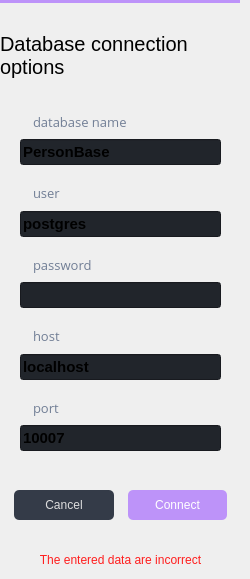
                        <widget class="QWidget" name="frame_settings_db">
                         <widget class="QLabel" name="label_11">
                          <property name="geometry">
                           <rect>
                            <x>0</x>
                            <y>10</y>
                            <width>241</width>
                            <height>91</height>
                           </rect>
                          </property>
                          <property name="styleSheet">
                           <string notr="true">font-size: 20px;
</string>
                          </property>
                          <property name="text">
                           <string>Database connection options</string>
                          </property>
                          <property name="scaledContents">
                           <bool>false</bool>
                          </property>
                          <property name="wordWrap">
                           <bool>true</bool>
                          </property>
                          <property name="margin">
                           <number>14</number>
                          </property>
                          <property name="openExternalLinks">
                           <bool>false</bool>
                          </property>
                         </widget>
                         <widget class="QFrame" name="themeSettingsTopDetail_2">
                          <property name="geometry">
                           <rect>
                            <x>0</x>
                            <y>0</y>
                            <width>240</width>
                            <height>3</height>
                           </rect>
                          </property>
                          <property name="maximumSize">
                           <size>
                            <width>16777215</width>
                            <height>3</height>
                           </size>
                          </property>
                          <property name="styleSheet">
                           <string notr="true">background-color: rgb(189, 147, 249);</string>
                          </property>
                          <property name="frameShape">
                           <enum>QFrame::NoFrame</enum>
                          </property>
                          <property name="frameShadow">
                           <enum>QFrame::Raised</enum>
                          </property>
                         </widget>
                         <widget class="QWidget" name="layoutWidget">
                          <property name="geometry">
                           <rect>
                            <x>0</x>
                            <y>100</y>
                            <width>241</width>
                            <height>351</height>
                           </rect>
                          </property>
                          <property name="styleSheet">
                           <string notr="true"/>
                          </property>
                          <layout class="QVBoxLayout" name="verticalLayout_24">
                           <property name="leftMargin">
                            <number>20</number>
                           </property>
                           <property name="rightMargin">
                            <number>20</number>
                           </property>
                           <item>
                            <widget class="QLabel" name="label">
                             <property name="font">
                              <font>
                               <family>Open Sans</family>
                               <pointsize>10</pointsize>
                               <weight>50</weight>
                               <italic>false</italic>
                               <bold>false</bold>
                              </font>
                             </property>
                             <property name="styleSheet">
                              <string notr="true">color: rgb(113, 126, 149);
padding-top: 10px;
padding-left: 10px;</string>
                             </property>
                             <property name="text">
                              <string>database name</string>
                             </property>
                            </widget>
                           </item>
                           <item>
                            <widget class="QLineEdit" name="adb_name">
                             <property name="styleSheet">
                              <string notr="true">background-color: rgb(33, 37, 43);
font-weight: bold;
font-size: 15px;
font: 75 12pt &quot;Open Sans&quot;;</string>
                             </property>
                             <property name="text">
                              <string>PersonBase</string>
                             </property>
                            </widget>
                           </item>
                           <item>
                            <widget class="QLabel" name="label_2">
                             <property name="font">
                              <font>
                               <family>Open Sans</family>
                               <pointsize>10</pointsize>
                               <weight>50</weight>
                               <italic>false</italic>
                               <bold>false</bold>
                              </font>
                             </property>
                             <property name="styleSheet">
                              <string notr="true">color: rgb(113, 126, 149);
padding-top: 10px;
padding-left: 10px;</string>
                             </property>
                             <property name="text">
                              <string>user</string>
                             </property>
                            </widget>
                           </item>
                           <item>
                            <widget class="QLineEdit" name="adb_user">
                             <property name="styleSheet">
                              <string notr="true">background-color: rgb(33, 37, 43);
font-weight: bold;
font-size: 15px;
font: 75 12pt &quot;Open Sans&quot;;</string>
                             </property>
                             <property name="text">
                              <string>postgres</string>
                             </property>
                            </widget>
                           </item>
                           <item>
                            <widget class="QLabel" name="label_5">
                             <property name="font">
                              <font>
                               <family>Open Sans</family>
                               <pointsize>10</pointsize>
                               <weight>50</weight>
                               <italic>false</italic>
                               <bold>false</bold>
                              </font>
                             </property>
                             <property name="styleSheet">
                              <string notr="true">color: rgb(113, 126, 149);
padding-top: 10px;
padding-left: 10px;</string>
                             </property>
                             <property name="text">
                              <string>password</string>
                             </property>
                            </widget>
                           </item>
                           <item>
                            <widget class="QLineEdit" name="adb_password">
                             <property name="styleSheet">
                              <string notr="true">background-color: rgb(33, 37, 43);
font-weight: bold;
font-size: 15px;
font: 75 12pt &quot;Open Sans&quot;;</string>
                             </property>
                             <property name="echoMode">
                              <enum>QLineEdit::Password</enum>
                             </property>
                            </widget>
                           </item>
                           <item>
                            <widget class="QLabel" name="label_8">
                             <property name="font">
                              <font>
                               <family>Open Sans</family>
                               <pointsize>10</pointsize>
                               <weight>50</weight>
                               <italic>false</italic>
                               <bold>false</bold>
                              </font>
                             </property>
                             <property name="styleSheet">
                              <string notr="true">color: rgb(113, 126, 149);
padding-top: 10px;
padding-left: 10px;</string>
                             </property>
                             <property name="text">
                              <string>host</string>
                             </property>
                            </widget>
                           </item>
                           <item>
                            <widget class="QLineEdit" name="adb_host">
                             <property name="styleSheet">
                              <string notr="true">background-color: rgb(33, 37, 43);
font-weight: bold;
font-size: 15px;
font: 75 12pt &quot;Open Sans&quot;;</string>
                             </property>
                             <property name="text">
                              <string>localhost</string>
                             </property>
                            </widget>
                           </item>
                           <item>
                            <widget class="QLabel" name="label_10">
                             <property name="font">
                              <font>
                               <family>Open Sans</family>
                               <pointsize>10</pointsize>
                               <weight>50</weight>
                               <italic>false</italic>
                               <bold>false</bold>
                              </font>
                             </property>
                             <property name="styleSheet">
                              <string notr="true">color: rgb(113, 126, 149);
padding-top: 10px;
padding-left: 10px;</string>
                             </property>
                             <property name="text">
                              <string>port</string>
                             </property>
                            </widget>
                           </item>
                           <item>
                            <widget class="QLineEdit" name="adb_port">
                             <property name="styleSheet">
                              <string notr="true">background-color: rgb(33, 37, 43);
font-weight: bold;
font-size: 15px;
font: 75 12pt &quot;Open Sans&quot;;</string>
                             </property>
                             <property name="text">
                              <string>10007</string>
                             </property>
                            </widget>
                           </item>
                          </layout>
                         </widget>
                         <widget class="QWidget" name="layoutWidget">
                          <property name="geometry">
                           <rect>
                            <x>0</x>
                            <y>470</y>
                            <width>241</width>
                            <height>61</height>
                           </rect>
                          </property>
                          <layout class="QHBoxLayout" name="horizontalLayout_7" stretch="1,1">
                           <property name="spacing">
                            <number>14</number>
                           </property>
                           <property name="leftMargin">
                            <number>14</number>
                           </property>
                           <property name="topMargin">
                            <number>10</number>
                           </property>
                           <property name="rightMargin">
                            <number>14</number>
                           </property>
                           <item>
                            <widget class="QPushButton" name="adb_cancel">
                             <property name="sizePolicy">
                              <sizepolicy hsizetype="Preferred" vsizetype="Fixed">
                               <horstretch>0</horstretch>
                               <verstretch>0</verstretch>
                              </sizepolicy>
                             </property>
                             <property name="minimumSize">
                              <size>
                               <width>80</width>
                               <height>30</height>
                              </size>
                             </property>
                             <property name="layoutDirection">
                              <enum>Qt::LeftToRight</enum>
                             </property>
                             <property name="autoFillBackground">
                              <bool>false</bool>
                             </property>
                             <property name="styleSheet">
                              <string notr="true">QPushButton {
background-color: rgb(52, 59, 72);
color: rgb(221, 221, 221);
border-radius: 5px;
padding: 5px 10px;
border: none;
text-align: center;
}

QPushButton:hover {
background-color: rgb(57, 65, 80);
}

QPushButton:pressed {
background-color: rgb(33, 37, 43);
}</string>
                             </property>
                             <property name="text">
                              <string>Cancel</string>
                             </property>
                            </widget>
                           </item>
                           <item>
                            <widget class="QPushButton" name="adb_connect">
                             <property name="sizePolicy">
                              <sizepolicy hsizetype="Preferred" vsizetype="Fixed">
                               <horstretch>0</horstretch>
                               <verstretch>0</verstretch>
                              </sizepolicy>
                             </property>
                             <property name="minimumSize">
                              <size>
                               <width>80</width>
                               <height>30</height>
                              </size>
                             </property>
                             <property name="styleSheet">
                              <string notr="true">/* Кнопка подтверждения (OK) */
QPushButton {
background-color: rgb(189, 147, 249);
color: rgb(255, 255, 255);
border-radius: 5px;
padding: 5px 10px;
border: none;
text-align: center;
}
QPushButton:hover {
background-color: rgb(164, 118, 233);
}

QPushButton:pressed {
background-color: rgb(139, 88, 217);
}</string>
                             </property>
                             <property name="text">
                              <string>Connect</string>
                             </property>
                            </widget>
                           </item>
                          </layout>
                         </widget>
                         <widget class="QLabel" name="db_incorrect_data">
                          <property name="geometry">
                           <rect>
                            <x>0</x>
                            <y>550</y>
                            <width>241</width>
                            <height>20</height>
                           </rect>
                          </property>
                          <property name="styleSheet">
                           <string notr="true">color: rgb(255, 30, 30);</string>
                          </property>
                          <property name="text">
                           <string>The entered data are incorrect</string>
                          </property>
                          <property name="alignment">
                           <set>Qt::AlignCenter</set>
                          </property>
                         </widget>
                        </widget>
